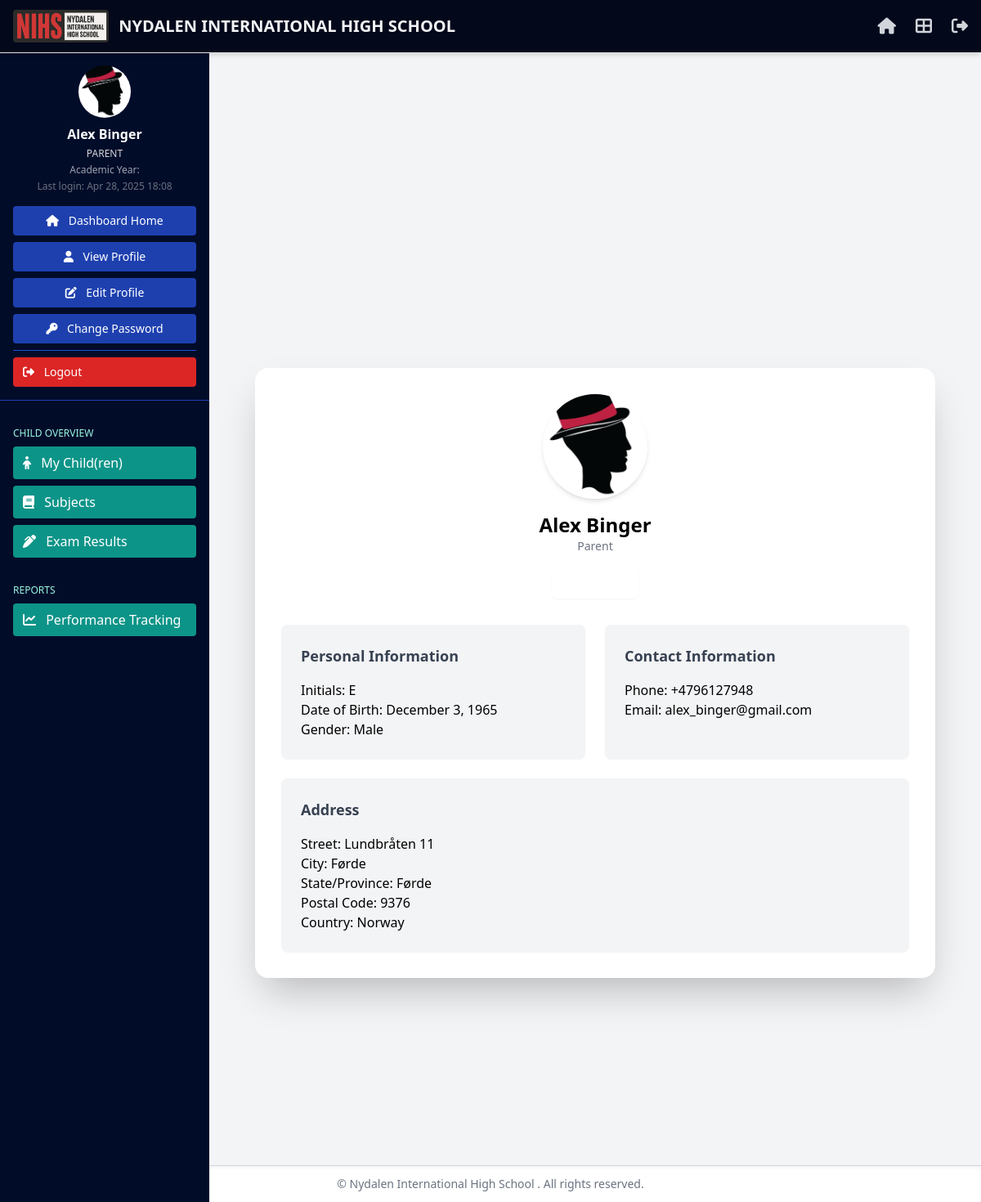
The page /users/profile/ (signed in) on the database its author committed.
### the_school/models.py (models this page shows, shortened)
class SchoolSettings(models.Model):
    singleton = models.BooleanField(default=True, unique=True)
    school_name = models.CharField(max_length=255, unique=True)
    school_logo = models.ImageField(upload_to=school_logo_upload_path,
        blank=True,
        null=True,
        default='school_logos/no_logo.png')  # Default logo path
    school_motto = models.CharField(max_length=255, blank=True, null=True)
    established_year = models.PositiveIntegerField(
        blank=True, null=True,
        validators=[
            MinValueValidator(1800),
            MaxValueValidator(datetime.now().year)
        ],
        help_text="Year the school was established (must be reasonable)."
    )
    address = models.TextField()
    contact_number = models.CharField(
        max_length=20,
        validators=[RegexValidator(r'^\+?\d{7,15}$', 'Enter a valid contact number.')],
        help_text="Phone number (e.g., +123456789)."
    )
    email_address = models.EmailField()
    website_url = models.URLField(blank=True, null=True)
    accreditation_details = models.ManyToManyField(
        Accreditor, blank=True, related_name="schools"
    )
    social_media_links = models.JSONField(
        default=dict,
        validators=[validate_social_links],
        help_text="JSON format (e.g., {'Facebook': 'https://fb.com/school'})"
    )
    homepage_intro = models.TextField(
        blank=True, null=True,
        help_text="Optional welcome message for homepage (index.html)."
    )
    about_us_title = models.CharField(
        max_length=255, blank=True, null=True,
        help_text="Optional title override for the About Us page."
    )
    about_us_subheading1 = models.CharField(max_length=255, blank=True, null=True)
    about_us_paragraph1 = models.TextField(blank=True, null=True)
    about_us_paragraph2 = models.TextField(blank=True, null=True)
    about_us_subheading2 = models.CharField(max_length=255, blank=True, null=True)
    about_us_paragraph3 = models.TextField(blank=True, null=True)
    contact_us_title = models.CharField(max_length=255, blank=True, null=True)
    contact_us_paragraph1 = models.TextField(blank=True, null=True)
    contact_us_paragraph2 = models.TextField(blank=True, null=True)
    privacy_policy = models.TextField(
        blank=True, null=True,
        help_text="Displayed in privacy_policy.html"
    )
    terms_of_service = models.TextField(
        blank=True, null=True,
        help_text="Displayed in terms_of_service.html"
    )
    created_at = models.DateTimeField(auto_now_add=True)
    updated_at = models.DateTimeField(auto_now=True)
    class Meta:
        verbose_name = "School Settings"
        verbose_name_plural = "School Settings"
        constraints = [
            models.UniqueConstraint(fields=["singleton"], name="unique_school_settings_constraint")
        ]

### users/models.py (models this page shows, shortened)
class User(AbstractUser):
    ROLE_CHOICES = [
        ('admin', 'Admin'),
        ('teacher', 'Teacher'),
        ('student', 'Student'),
        ('parent', 'Parent'),
    ]
    GENDER_CHOICES = [
        ('male', 'Male'),
        ('female', 'Female'),
        ('other', 'Other'),
    ]
    username = None  # Email replaces username
    email = models.EmailField(unique=True, db_index=True)
    first_name = models.CharField(max_length=30)
    initials = models.CharField(max_length=10, blank=True, null=True)
    last_name = models.CharField(max_length=30)
    dob = models.DateField(null=True, blank=True)
    gender = models.CharField(max_length=10, choices=GENDER_CHOICES, blank=True, null=True)
    role = models.CharField(max_length=50, choices=ROLE_CHOICES, default='student', db_index=True)
    phone_number = models.CharField(max_length=15, blank=True, null=True, validators=[phone_validator], db_index=True)
    profile_image = models.ImageField(
        upload_to='profile_photos/',
        default='profile_photos/default.png',
        blank=True,
        null=True
    )
    street_address = models.CharField(max_length=255, blank=True, null=True)
    city = models.CharField(max_length=100, blank=True, null=True)
    state_province = models.CharField(max_length=100, blank=True, null=True)
    postal_code = models.CharField(max_length=20, blank=True, null=True)
    country = CountryField(blank_label='(Select Country)', null=True, blank=True, db_index=True)
    is_active = models.BooleanField(default=True)
    date_joined = models.DateTimeField(auto_now_add=True)
    objects = CustomUserManager()
    USERNAME_FIELD = 'email'
    REQUIRED_FIELDS = ['first_name', 'last_name', 'role']
    groups = models.ManyToManyField(Group, related_name="custom_user_set", blank=True)
    user_permissions = models.ManyToManyField(Permission, related_name="custom_user_permissions_set", blank=True)

### users/views/profile_views.py (the view)
# urls.py: path('profile/', profile_views.view_profile, name='view_profile'),  # View profile page
@login_required  # Only logged-in users can access this view
def view_profile(request):
    user = request.user  # No need to explicitly use get_user_model(), as request.user is already the user model instance
    return render(request, 'users/accounts/view_profile.html', {'user': user})

### the_school/context_processors.py (called while the page is built)
def global_school_data(request):
    current_year = AcademicYear.objects.filter(is_current=True).first()
    school_settings = SchoolSettings.objects.first()
    accreditation_details = school_settings.accreditation_details.all() if school_settings else []
    return {
        'current_year': current_year,               # Active academic year
        'school_settings': school_settings,         # School general settings
        'accreditation_details': accreditation_details,  # Accreditation information
    }

### users/templates/users/accounts/view_profile.html (shortened to what this page needs)
{% extends "base/base_dashboard.html" %}
{% load static %}
{% block content %}
<div class="min-h-screen bg-custom-bg flex items-center justify-center py-12 px-4 sm:px-6 lg:px-8">
    <div class="max-w-4xl w-full space-y-8 p-8 bg-white dark:bg-gray-800 shadow-2xl rounded-2xl">
        <div class="flex flex-col items-center space-y-4">
            <div>
                {% if user.profile_image %}
                    <img class="h-32 w-32 rounded-full object-cover shadow-md" src="{{ user.profile_image.url }}" alt="Profile Photo">
                {% else %}
                    <img class="h-32 w-32 rounded-full object-cover shadow-md" src="{% static 'auth/images/default.png' %}" alt="Default Photo">
                {% endif %}
            </div>
            <div class="text-center">
                <h1 class="text-2xl font-bold text-custom-primary">{{ user.first_name }} {{ user.last_name }}</h1>
                <p class="text-sm text-gray-500">{{ user.get_role_display }}</p>
            </div>
            <div>
                <a href="{% url 'users:edit_profile' %}" class="inline-flex items-center px-4 py-2 border border-transparent text-sm font-medium rounded-md shadow-sm text-white bg-custom-primary hover:bg-custom-primary-dark focus:outline-none focus:ring-2 focus:ring-offset-2 focus:ring-custom-primary transition">
                </a>
            </div>
        </div>
        <div class="grid grid-cols-1 md:grid-cols-2 gap-6 mt-8">
            <div class="bg-gray-100 dark:bg-gray-700 p-6 rounded-lg shadow-sm">
                <h3 class="text-lg font-semibold text-gray-700 dark:text-gray-200 mb-4">Personal Information</h3>
                <p><span class="font-medium">Initials:</span> {{ user.initials|default:"-" }}</p>
                <p><span class="font-medium">Date of Birth:</span> {{ user.dob|date:"F j, Y" }}</p>
                <p><span class="font-medium">Gender:</span> {{ user.get_gender_display|default:"-" }}</p>
            </div>
            <div class="bg-gray-100 dark:bg-gray-700 p-6 rounded-lg shadow-sm">
                <h3 class="text-lg font-semibold text-gray-700 dark:text-gray-200 mb-4">Contact Information</h3>
                <p><span class="font-medium">Phone:</span> {{ user.phone_number|default:"-" }}</p>
                <p><span class="font-medium">Email:</span> {{ user.email }}</p>
            </div>
            <div class="md:col-span-2 bg-gray-100 dark:bg-gray-700 p-6 rounded-lg shadow-sm">
                <h3 class="text-lg font-semibold text-gray-700 dark:text-gray-200 mb-4">Address</h3>
                <p><span class="font-medium">Street:</span> {{ user.street_address|default:"-" }}</p>
                <p><span class="font-medium">City:</span> {{ user.city|default:"-" }}</p>
                <p><span class="font-medium">State/Province:</span> {{ user.state_province|default:"-" }}</p>
                <p><span class="font-medium">Postal Code:</span> {{ user.postal_code|default:"-" }}</p>
                <p><span class="font-medium">Country:</span> {{ user.country.name|default:"-" }}</p>
            </div>
        </div>
    </div>
</div>
{% endblock %}

### users/templates/base/base_dashboard.html (shortened to what this page needs)
{% load static %}
<!DOCTYPE html>
<html lang="en">
<head>
    <script src="https://cdn.tailwindcss.com"></script>
    <link href="https://cdnjs.cloudflare.com/ajax/libs/font-awesome/6.4.2/css/all.min.css" rel="stylesheet">
    <link rel="stylesheet" href="{% static 'shared/css/bootstrap_overrides_for_tailwind.css' %}">
</head>
<body class="bg-gray-100 min-h-screen flex flex-col">
    <nav class="bs-navbar-bg text-white border-b shadow-md fixed w-full z-30 top-0">
        <div class="max-w-7xl mx-auto px-4 py-3 flex items-center justify-between">
            <div class="flex items-center space-x-3">
                <img loading="lazy" src="{{ school_settings.school_logo.url|default_if_none:'/static/logos/bivgs_logo.png' }}" alt="Logo" class="h-10 w-auto rounded shadow-sm">
                <span class="text-xl font-bold text-gray-100 hidden sm:block uppercase">
                    {{ school_settings.school_name|default:"BIVGS" }}
                </span>
            </div>
            <div class="flex items-center space-x-6">
                <a href="{% url 'the_school:index' %}" class="text-gray-300 hover:text-white" aria-label="Home">
                    <i class="fas fa-home text-xl"></i>
                </a>
                <a href="{% url 'users:role_dashboard' %}" class="text-gray-300 hover:text-white" aria-label="Dashboard">
                    <i class="fas fa-th-large text-xl"></i>
                </a>
                <form method="post" action="{% url 'users:logout' %}">
                    <button type="submit" class="text-gray-300 hover:text-red-500" aria-label="Logout">
                        <i class="fas fa-sign-out-alt text-xl"></i>
                    </button>
                </form>
            </div>
        </div>
    </nav>
    <div class="flex pt-16">
        <aside id="sidebar" class="w-64 bs-sidebar-bg text-white fixed top-16 left-0 h-screen overflow-y-auto transform transition-transform duration-300 ease-in-out md:translate-x-0 -translate-x-full z-20 pb-24">
            <div class="p-4 border-b border-blue-800 text-center">
                {% if user.profile_image %}
                    <img loading="lazy" src="{{ user.profile_image.url }}" class="h-16 w-16 rounded-full mx-auto mb-2 object-cover" alt="Profile Photo">
                {% endif %}
                <p class="font-semibold mt-2">{{ user.get_full_name }}</p>
                <p class="text-xs text-gray-300 uppercase mt-1">
                    {% if user.role == 'teacher' and user.teacher %}
                        {% if user.teacher.teacher_role == "Other" and user.teacher.custom_teacher_role %}
                            {{ user.teacher.custom_teacher_role }}
                        {% else %}
                            {{ user.teacher.teacher_role }}
                        {% endif %}
                    {% else %}
                        {{ user.get_role_display }}
                    {% endif %}
                </p>
                <p class="text-xs text-gray-400 mt-1">Academic Year: {{ current_year.year }}</p>
                <p class="text-xs text-gray-500 mt-1">Last login: {{ user.last_login|date:"M d, Y H:i" }}</p>
                <div class="mt-4 space-y-2 text-sm">
                    <a href="{% url 'users:role_dashboard' %}" class="block px-3 py-2 rounded bg-blue-800 hover:bg-blue-700 transition focus:ring-2 focus:ring-offset-2 focus:ring-blue-500" aria-label="Dashboard Home">
                        <i class="fas fa-home mr-2"></i> Dashboard Home
                    </a>
                    <a href="{% url 'users:view_profile' %}" class="block px-3 py-2 rounded bg-blue-800 hover:bg-blue-700 transition focus:ring-2 focus:ring-offset-2 focus:ring-blue-500" aria-label="View Profile">
                        <i class="fas fa-user mr-2"></i> View Profile
                    </a>
                    <a href="{% url 'users:edit_profile' %}" class="block px-3 py-2 rounded bg-blue-800 hover:bg-blue-700 transition focus:ring-2 focus:ring-offset-2 focus:ring-blue-500" aria-label="Edit Profile">
                        <i class="fas fa-edit mr-2"></i> Edit Profile
                    </a>
                    <a href="{% url 'users:change_password' %}" class="block px-3 py-2 rounded bg-blue-800 hover:bg-blue-700 transition focus:ring-2 focus:ring-offset-2 focus:ring-blue-500" aria-label="Change Password">
                        <i class="fas fa-key mr-2"></i> Change Password
                    </a>
                    <hr class="my-3 border-blue-700">
                    <form method="post" action="{% url 'users:logout' %}">
                        <button type="submit" class="w-full text-left px-3 py-2 rounded bg-red-600 hover:bg-red-500 transition focus:ring-2 focus:ring-offset-2 focus:ring-red-500" aria-label="Logout">
                            <i class="fas fa-sign-out-alt mr-2"></i> Logout
                        </button>
                    </form>
                </div>
            </div>
            <div class="p-4 space-y-2">
                {% block sidebar_nav_items %}
                    {% if user.role == 'admin' %}
                        {% include 'sidebars/admin_sidebar.html' %}
                    {% elif user.role == 'student' %}
                        {% include 'sidebars/student_sidebar.html' %}
                    {% elif user.role == 'parent' %}
                        {% include 'sidebars/parent_sidebar.html' %}
                    {% else %}
                        {% include 'sidebars/fallback_sidebar.html' %}
                    {% endif %}
                {% endblock %}
            </div>
        </aside>
        <main class="flex-1 md:ml-64 p-6">
            {% block content %}{% endblock %}
        </main>
    </div>
    <footer class="bg-white border-t border-gray-300 text-sm text-center py-3 mt-auto shadow-inner sticky bottom-0 z-10">
        <span class="text-gray-500">© {{ school_settings.school_name|default:"BIVGS" }} {{ now|date:"Y" }}. All rights reserved.</span>
    </footer>
</body>
</html>

### users/templates/sidebars/parent_sidebar.html
<p class="text-xs uppercase text-teal-200 pt-4">Child Overview</p>
<div class="space-y-2 mt-2">
    <a href="#" class="block px-3 py-2 rounded bs-parent-btn transition">
        <i class="fas fa-child mr-2"></i> My Child(ren)
    </a>
    <a href="#" class="block px-3 py-2 rounded bs-parent-btn transition">
        <i class="fas fa-book mr-2"></i> Subjects
    </a>
    <a href="#" class="block px-3 py-2 rounded bs-parent-btn transition">
        <i class="fas fa-pen-alt mr-2"></i> Exam Results
    </a>
</div>
<p class="text-xs uppercase text-teal-200 pt-6">Reports</p>
<div class="space-y-2 mt-2">
    <a href="#" class="block px-3 py-2 rounded bs-parent-btn transition">
        <i class="fas fa-chart-line mr-2"></i> Performance Tracking
    </a>
</div>

### rows shown on the page
SchoolSettings: school_logo (picture), school_name "NYDALEN INTERNATIONAL HIGH SCHOOL", school_name "Nydalen International High School"
User: profile_image (picture), get_full_name "Alex Binger", role "PARENT", last_login "Apr 28, 2025 18:08", first_name "Alex", last_name "Binger", role "Parent", initials "E", dob "December 3, 1965", gender "Male", phone_number "+4796127948", email "alex_binger@gmail.com", street_address "Lundbråten 11", city "Førde", state_province "Førde", postal_code "9376", country.name "Norway"
